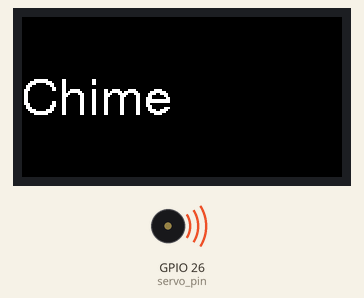
Simulated run of this sketch. Board: ESP32. On the bench: 160×80 colour display, buzzer (waves = sounding). What the sketch prints to the serial monitor is not drawn. At 5.7 s the program stops and its outputs stay as they are.

Above: at 2.1 s.
At 5.7 s:
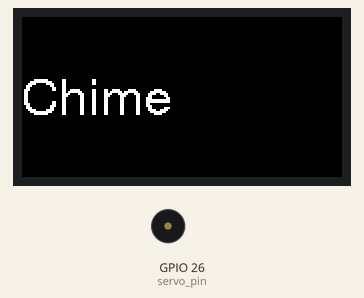
Timing chart, 0 to 7.2 s (numbered marks = the images above):
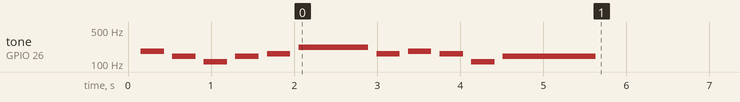

Measured:
- by itself, tone on GPIO 26 (servo_pin): plays 185 Hz for 0.28 s, 146 Hz for 0.28 s, 110 Hz for 0.28 s, 146 Hz for 0.28 s, 164 Hz for 0.28 s, 220 Hz for 0.84 s … (11 notes in this stretch)

The sketch:

fmchime_M5StickC.ino
```cpp
#include <M5StickC.h>

const int servo_pin = 26;
int freq = 50;
int ledChannel = 0;
int resolution = 10;

// Store-chime melody
const note_t melody[] = {NOTE_Fs,NOTE_D,NOTE_A,NOTE_D,NOTE_E,NOTE_A,NOTE_E,NOTE_Fs,NOTE_E,NOTE_A,NOTE_D };
const unsigned int octave[] = { 3,3,2,3,3,3,3,3,3,2,3};
const unsigned int duration[] = { 4,4,4,4,4,12,4,4,4,4,16};
const unsigned int length = 11;

void setup() {
  M5.begin();
  M5.Lcd.setRotation(3);
  M5.Lcd.setCursor(0, 30, 4);
  M5.Lcd.println("Chime");
  ledcSetup(ledChannel, freq, resolution);
  ledcAttachPin(servo_pin, ledChannel);
  ledcWrite(ledChannel, 256);//0°
  Serial.begin(115200);
}

void playChime(const note_t* melody, const unsigned int* octave, const unsigned int* duration) {
  Serial.printf("%d\n",length);
  for(int i = 0; i < length; i++) {
    ledcWriteNote(ledChannel, melody[i], octave[i]);
    delay(duration[i] * 70);
    ledcWriteTone(ledChannel, 0);
    delay(100);
  }
}


void loop() {
  //Serial.print("start");
  playChime( melody, octave, duration );
  //Serial.print("fin..");
  while(1) ;

}
```
